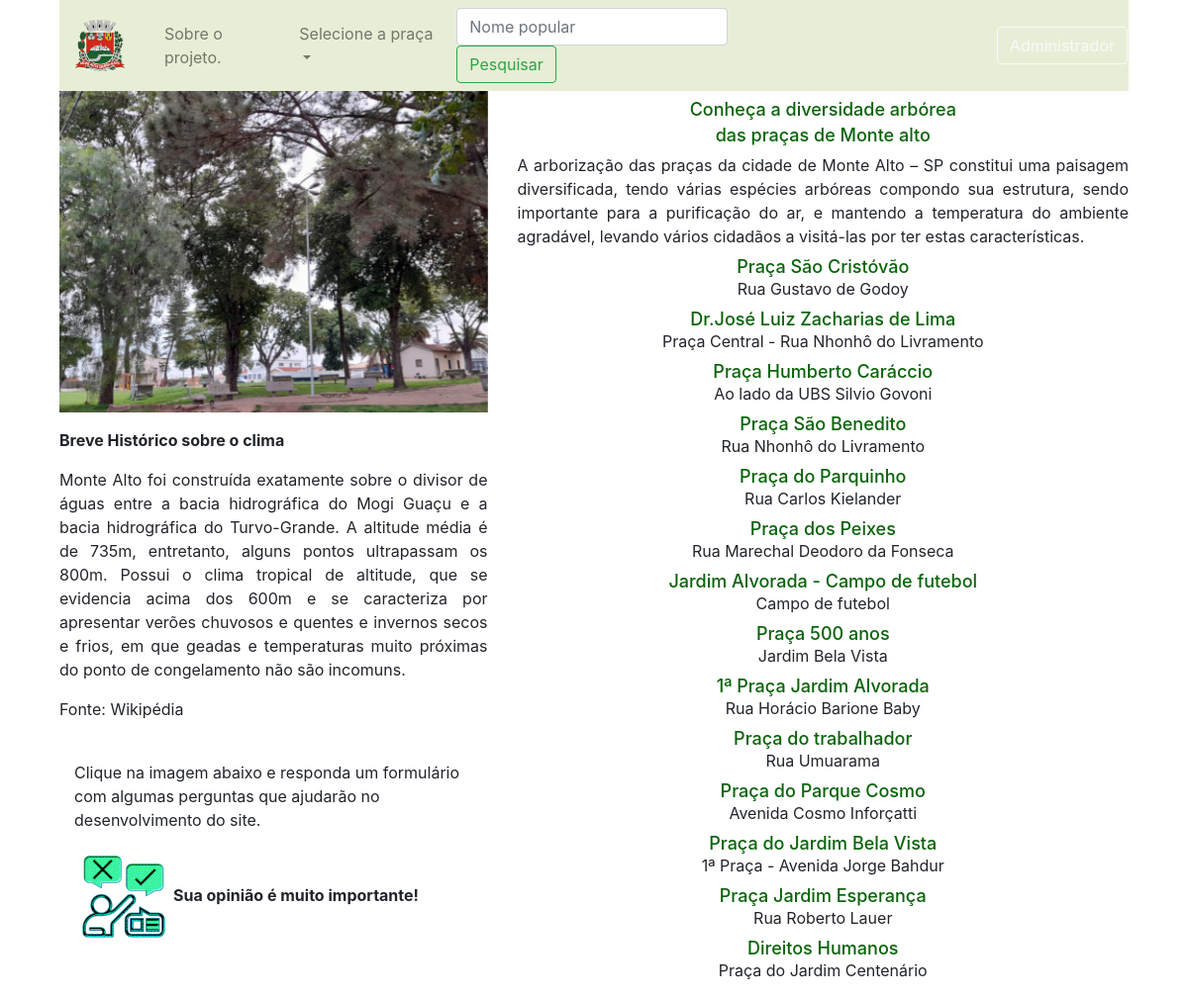
The page / on the database its author committed.
### app_arbo/trees/models.py (models this page shows)
class Praca(db.Model):
    id=db.Column(db.Integer,primary_key=True)
    name=db.Column(db.String(30),nullable=False,unique=True)
    end=db.Column(db.String(100),nullable=False,unique=False)
    desc=db.Column(db.String(500),nullable=False,unique=False)
    image_1=db.Column(db.String(30),nullable=False,unique=True)
    image_2=db.Column(db.String(30),nullable=False,unique=True)
    image_3=db.Column(db.String(30),nullable=False,unique=True)

### app_arbo/trees/rotas.py (the view)
@app.route('/')
def home():
    pracas = Praca.query.all()
    return render_template('/trees/index.html', title='Praças de Monte Alto - SP', pracas=pracas)

### app_arbo/templates/trees/index.html (shortened to what this page needs)
{% extends 'layouts2.html' %}
{% block content %}
<div class="container">
    <div class="col-sm">
<nav class="navbar navbar-expand-lg navbar-light" style="background-color: #e8eed6">
    <a class="navbar-brand" href="/"><img class="navbar-brand" src="{{url_for('static', filename='images/brasao.png')}}"></a>
    <div class="collapse navbar-collapse" id="navbarSupportedContent">
      <ul class="navbar-nav mr-auto">
        <li class="nav-item">
          <a class="nav-link" href="/sobre">Sobre o projeto.</a>
        </li>
        <li class="nav-item dropdown">
          <a class="nav-link dropdown-toggle" href="#" id="navbarDropdown" role="button" data-toggle="dropdown" aria-haspopup="true" aria-expanded="false">
            Selecione a praça
          </a>
        </li>
        </ul>
      <form class="form-inline my-2 my-lg-0" method="POST">
        <input class="form-control mr-sm-2" type="search" placeholder="Nome popular" autofocus="autofocus" name="search_string">
        <input class="btn btn-outline-success my-2 my-sm-0" type="submit" formaction="/search" value="Pesquisar">
      </form>
        <div class="row">
          <a href="{{url_for('admin')}}" class="btn btn-outline-light" style="margin-top: 0px; margin-left: 180px;">Administrador</a>
    </div>
  </nav>
</div>
<div class="container">
  <div class="row">
    <div class="col-md-5">
      <div id="carouselExampleIndicators" class="carousel slide" data-ride="carousel">
        <div class="carousel-inner">
            <div class="carousel-item active">
              <img class="d-block w-100" src="{{url_for('static', filename='images/scristovao1.jpg')}}" alt="First slide">
            </div>
        </div>
    </div>
        <div>
        <a class="carousel-control-prev" href="#carouselExampleIndicators" role="button" data-slide="prev">
          <span class="carousel-control-prev-icon" aria-hidden="true"></span>
        </a>
        <a class="carousel-control-next" href="#carouselExampleIndicators" role="button" data-slide="next">
          <span class="carousel-control-next-icon" aria-hidden="true"></span>
        </a>
      </div>
        <p style="text-align: justify;"><strong> Breve Histórico sobre o clima</strong><p style="text-align: justify;">  Monte Alto foi construída exatamente sobre o divisor de águas entre a bacia hidrográfica do Mogi Guaçu e a bacia hidrográfica do Turvo-Grande. A altitude média é de 735m, entretanto, alguns pontos ultrapassam os 800m. Possui o clima tropical de altitude, que se evidencia acima dos 600m e se caracteriza por apresentar verões chuvosos e quentes e invernos secos e frios, em que geadas e temperaturas muito próximas do ponto de congelamento não são incomuns.</p>
        <p>Fonte: Wikipédia</p>
      <div class="col">
        <p>Clique na imagem abaixo e responda um formulário com algumas perguntas que ajudarão no desenvolvimento do site.</p>
        <p><a href="https://forms.gle/dBSn7GwwX7qQ5cZ46"  target="_blank"><img src="{{url_for('static', filename='images/opiniao.png')}}"></a><strong>Sua opinião é muito importante!</strong></p>
      </div>
      <div class="row">
    </div>
</div>
    <div class="col-md-7">
        <td><h4 style="text-align: center ; font-size: 18px ;">Conheça a diversidade arbórea<br></h4></td>
        <td><h4 style="text-align: center ; font-size: 18px ;"><br></h4></td>
        <td><h4 style="text-align: center ; font-size: 18px ;">das praças de Monte alto</h4></td>
        <p style="text-align: justify;">A arborização das praças da cidade de Monte Alto – SP constitui uma paisagem diversificada, tendo várias espécies arbóreas compondo sua estrutura, sendo importante para a purificação do ar, e mantendo a temperatura do ambiente agradável, levando vários cidadãos a visitá-las por ter estas características. </p>
<div class="container">
  <div class="row align-items-center">
      <div class="col-md-12">
                {% for praca in pracas %}
            <div >
              <div >
          <a href="{{url_for('get_praca', id=praca.id)}}"><h4  style="text-align: center ; font-size: 18px ;"  >{{praca.name}}</h4></a>
        <p class="text-center">{{praca.end}}<p>
              </div>
                </div>
                    {% endfor %}
            </div>
        </div>
    </div>
      </div>
    </div>
</div>
</div>
{% endblock content %}

### app_arbo/templates/trees/index.html (style rules this page uses)
h4 { color: #0a630a; line-height: 5px; ; }
a:link, a:visited, a:active a:hover { text-decoration: none; }

### rows shown on the page
Praca: name "Praça São Cristóvão", end "Rua Gustavo de Godoy"
Praca: name "Dr.José Luiz Zacharias de Lima", end "Praça Central - Rua Nhonhô do Livramento"
Praca: name "Praça Humberto Caráccio", end "Ao lado da UBS Silvio Govoni"
Praca: name "Praça São Benedito", end "Rua Nhonhô do Livramento"
Praca: name "Praça do Parquinho", end "Rua Carlos Kielander"
Praca: name "Praça dos Peixes", end "Rua Marechal Deodoro da Fonseca"
Praca: name "Jardim Alvorada - Campo de futebol", end "Campo de futebol"
Praca: name "Praça 500 anos", end "Jardim Bela Vista"
Praca: name "1ª Praça Jardim Alvorada", end "Rua Horácio Barione Baby"
Praca: name "Praça do trabalhador", end "Rua Umuarama"
Praca: name "Praça do Parque Cosmo", end "Avenida Cosmo Inforçatti"
Praca: name "Praça do Jardim Bela Vista", end "1ª Praça - Avenida Jorge Bahdur"
Praca: name "Praça Jardim Esperança", end "Rua Roberto Lauer"
Praca: name "Direitos Humanos", end "Praça do Jardim Centenário"
